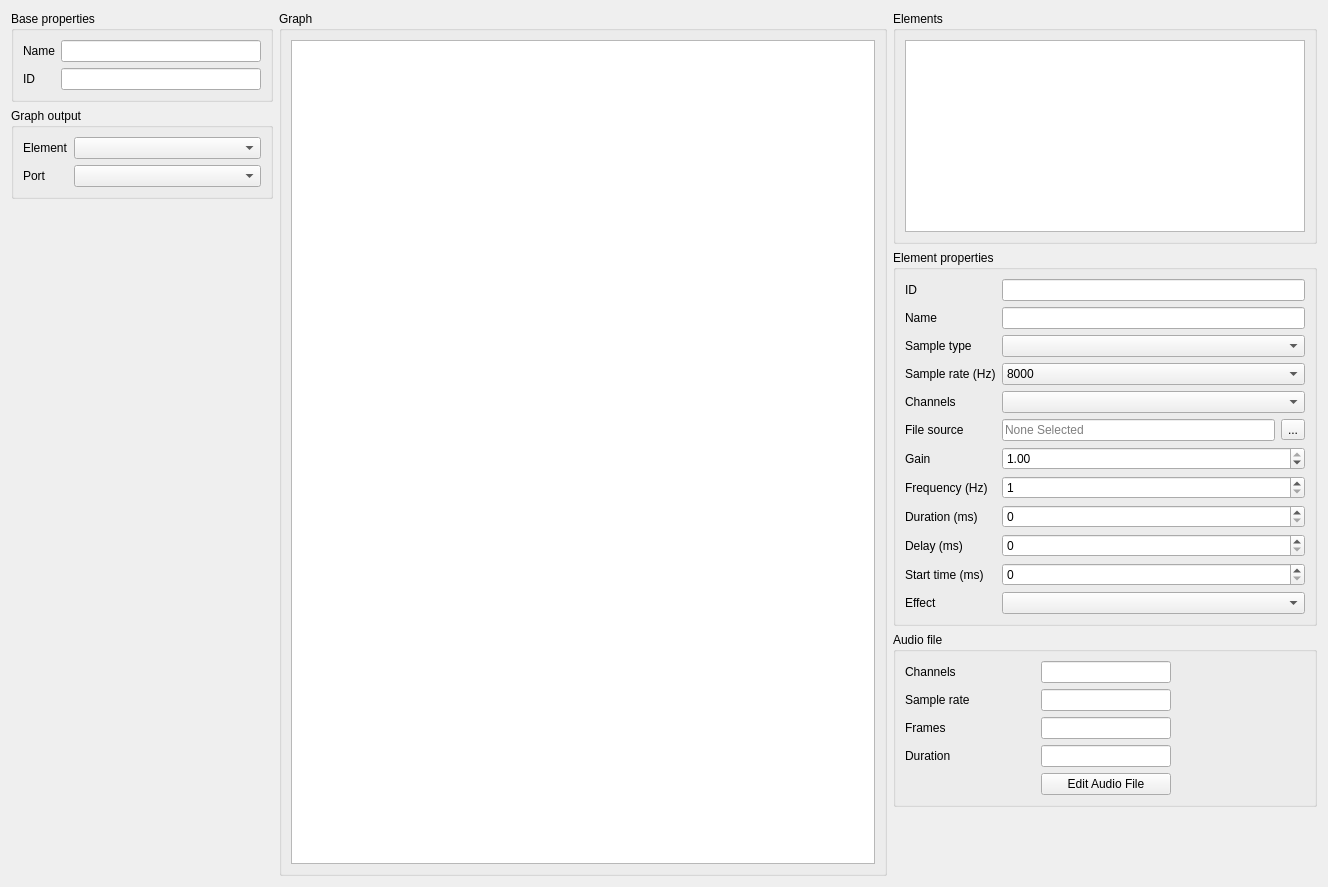
<?xml version="1.0" encoding="UTF-8"?>
<ui version="4.0">
 <class>AudioWidget</class>
 <widget class="QWidget" name="AudioWidget">
  <property name="geometry">
   <rect>
    <x>0</x>
    <y>0</y>
    <width>1328</width>
    <height>887</height>
   </rect>
  </property>
  <property name="windowTitle">
   <string>Audio</string>
  </property>
  <property name="windowIcon">
   <iconset resource="../resource/resource.qrc">
    <normaloff>:/16x16_ico_png/audio.png</normaloff>:/16x16_ico_png/audio.png</iconset>
  </property>
  <layout class="QHBoxLayout" name="horizontalLayout">
   <item>
    <layout class="QVBoxLayout" name="verticalLayout_3">
     <item>
      <widget class="QGroupBox" name="groupBox_2">
       <property name="title">
        <string>Base properties</string>
       </property>
       <layout class="QGridLayout" name="gridLayout">
        <item row="0" column="0">
         <widget class="QLabel" name="label_23">
          <property name="sizePolicy">
           <sizepolicy hsizetype="Maximum" vsizetype="Preferred">
            <horstretch>0</horstretch>
            <verstretch>0</verstretch>
           </sizepolicy>
          </property>
          <property name="text">
           <string>Name</string>
          </property>
         </widget>
        </item>
        <item row="0" column="1">
         <widget class="QLineEdit" name="graphName">
          <property name="sizePolicy">
           <sizepolicy hsizetype="Preferred" vsizetype="Fixed">
            <horstretch>0</horstretch>
            <verstretch>0</verstretch>
           </sizepolicy>
          </property>
          <property name="minimumSize">
           <size>
            <width>200</width>
            <height>0</height>
           </size>
          </property>
         </widget>
        </item>
        <item row="1" column="0">
         <widget class="QLabel" name="label_12">
          <property name="text">
           <string>ID</string>
          </property>
         </widget>
        </item>
        <item row="1" column="1">
         <widget class="QLineEdit" name="graphID">
          <property name="sizePolicy">
           <sizepolicy hsizetype="Preferred" vsizetype="Fixed">
            <horstretch>0</horstretch>
            <verstretch>0</verstretch>
           </sizepolicy>
          </property>
          <property name="readOnly">
           <bool>true</bool>
          </property>
         </widget>
        </item>
       </layout>
      </widget>
     </item>
     <item>
      <widget class="QGroupBox" name="groupBox_3">
       <property name="title">
        <string>Graph output</string>
       </property>
       <layout class="QGridLayout" name="gridLayout_3">
        <item row="0" column="0">
         <widget class="QLabel" name="label">
          <property name="sizePolicy">
           <sizepolicy hsizetype="Maximum" vsizetype="Preferred">
            <horstretch>0</horstretch>
            <verstretch>0</verstretch>
           </sizepolicy>
          </property>
          <property name="text">
           <string>Element</string>
          </property>
         </widget>
        </item>
        <item row="0" column="1">
         <widget class="QComboBox" name="outElem">
          <property name="placeholderText">
           <string>None Selected</string>
          </property>
         </widget>
        </item>
        <item row="1" column="0">
         <widget class="QLabel" name="label_2">
          <property name="text">
           <string>Port</string>
          </property>
         </widget>
        </item>
        <item row="1" column="1">
         <widget class="QComboBox" name="outPort">
          <property name="placeholderText">
           <string>None selected</string>
          </property>
         </widget>
        </item>
       </layout>
      </widget>
     </item>
     <item>
      <spacer name="verticalSpacer">
       <property name="orientation">
        <enum>Qt::Vertical</enum>
       </property>
       <property name="sizeHint" stdset="0">
        <size>
         <width>20</width>
         <height>40</height>
        </size>
       </property>
      </spacer>
     </item>
    </layout>
   </item>
   <item>
    <widget class="QGroupBox" name="groupBox">
     <property name="sizePolicy">
      <sizepolicy hsizetype="Preferred" vsizetype="Preferred">
       <horstretch>0</horstretch>
       <verstretch>0</verstretch>
      </sizepolicy>
     </property>
     <property name="title">
      <string>Graph</string>
     </property>
     <layout class="QVBoxLayout" name="verticalLayout">
      <item>
       <widget class="QGraphicsView" name="view">
        <property name="sizePolicy">
         <sizepolicy hsizetype="Expanding" vsizetype="Preferred">
          <horstretch>0</horstretch>
          <verstretch>0</verstretch>
         </sizepolicy>
        </property>
        <property name="contextMenuPolicy">
         <enum>Qt::CustomContextMenu</enum>
        </property>
        <property name="verticalScrollBarPolicy">
         <enum>Qt::ScrollBarAsNeeded</enum>
        </property>
        <property name="horizontalScrollBarPolicy">
         <enum>Qt::ScrollBarAsNeeded</enum>
        </property>
        <property name="sizeAdjustPolicy">
         <enum>QAbstractScrollArea::AdjustToContents</enum>
        </property>
        <property name="backgroundBrush">
         <brush brushstyle="NoBrush">
          <color alpha="255">
           <red>0</red>
           <green>0</green>
           <blue>0</blue>
          </color>
         </brush>
        </property>
        <property name="renderHints">
         <set>QPainter::Antialiasing|QPainter::HighQualityAntialiasing|QPainter::TextAntialiasing</set>
        </property>
        <property name="dragMode">
         <enum>QGraphicsView::NoDrag</enum>
        </property>
        <property name="transformationAnchor">
         <enum>QGraphicsView::NoAnchor</enum>
        </property>
        <property name="viewportUpdateMode">
         <enum>QGraphicsView::FullViewportUpdate</enum>
        </property>
       </widget>
      </item>
     </layout>
    </widget>
   </item>
   <item>
    <layout class="QVBoxLayout" name="verticalLayout_2">
     <item>
      <widget class="QGroupBox" name="textureMaps">
       <property name="enabled">
        <bool>true</bool>
       </property>
       <property name="sizePolicy">
        <sizepolicy hsizetype="Preferred" vsizetype="Preferred">
         <horstretch>0</horstretch>
         <verstretch>0</verstretch>
        </sizepolicy>
       </property>
       <property name="title">
        <string>Elements</string>
       </property>
       <layout class="QVBoxLayout" name="verticalLayout_6">
        <item>
         <widget class="QListWidget" name="elements">
          <property name="enabled">
           <bool>true</bool>
          </property>
          <property name="sizePolicy">
           <sizepolicy hsizetype="Preferred" vsizetype="Expanding">
            <horstretch>0</horstretch>
            <verstretch>0</verstretch>
           </sizepolicy>
          </property>
          <property name="minimumSize">
           <size>
            <width>400</width>
            <height>0</height>
           </size>
          </property>
          <property name="maximumSize">
           <size>
            <width>16777215</width>
            <height>16777215</height>
           </size>
          </property>
          <property name="contextMenuPolicy">
           <enum>Qt::CustomContextMenu</enum>
          </property>
          <property name="selectionMode">
           <enum>QAbstractItemView::ExtendedSelection</enum>
          </property>
          <property name="selectionBehavior">
           <enum>QAbstractItemView::SelectRows</enum>
          </property>
         </widget>
        </item>
       </layout>
      </widget>
     </item>
     <item>
      <widget class="QGroupBox" name="nodeProperties">
       <property name="enabled">
        <bool>true</bool>
       </property>
       <property name="sizePolicy">
        <sizepolicy hsizetype="Preferred" vsizetype="Preferred">
         <horstretch>0</horstretch>
         <verstretch>0</verstretch>
        </sizepolicy>
       </property>
       <property name="minimumSize">
        <size>
         <width>0</width>
         <height>0</height>
        </size>
       </property>
       <property name="title">
        <string>Element properties</string>
       </property>
       <layout class="QVBoxLayout" name="verticalLayout_9">
        <item>
         <layout class="QGridLayout" name="gridLayout_2">
          <item row="0" column="1">
           <widget class="QLineEdit" name="elemID">
            <property name="sizePolicy">
             <sizepolicy hsizetype="Minimum" vsizetype="Fixed">
              <horstretch>0</horstretch>
              <verstretch>0</verstretch>
             </sizepolicy>
            </property>
            <property name="minimumSize">
             <size>
              <width>300</width>
              <height>0</height>
             </size>
            </property>
            <property name="readOnly">
             <bool>true</bool>
            </property>
           </widget>
          </item>
          <item row="7" column="1">
           <widget class="QSpinBox" name="frequency">
            <property name="minimum">
             <number>1</number>
            </property>
            <property name="maximum">
             <number>22000</number>
            </property>
            <property name="stepType">
             <enum>QAbstractSpinBox::AdaptiveDecimalStepType</enum>
            </property>
           </widget>
          </item>
          <item row="7" column="0">
           <widget class="QLabel" name="lblFrequency">
            <property name="text">
             <string>Frequency (Hz)</string>
            </property>
           </widget>
          </item>
          <item row="1" column="1">
           <widget class="QLineEdit" name="elemName">
            <property name="sizePolicy">
             <sizepolicy hsizetype="Preferred" vsizetype="Fixed">
              <horstretch>0</horstretch>
              <verstretch>0</verstretch>
             </sizepolicy>
            </property>
           </widget>
          </item>
          <item row="12" column="1">
           <widget class="QComboBox" name="effect"/>
          </item>
          <item row="0" column="0">
           <widget class="QLabel" name="label_14">
            <property name="sizePolicy">
             <sizepolicy hsizetype="Maximum" vsizetype="Preferred">
              <horstretch>0</horstretch>
              <verstretch>0</verstretch>
             </sizepolicy>
            </property>
            <property name="text">
             <string>ID</string>
            </property>
           </widget>
          </item>
          <item row="6" column="1">
           <widget class="QDoubleSpinBox" name="gainValue">
            <property name="sizePolicy">
             <sizepolicy hsizetype="Preferred" vsizetype="Fixed">
              <horstretch>0</horstretch>
              <verstretch>0</verstretch>
             </sizepolicy>
            </property>
            <property name="maximum">
             <double>1.000000000000000</double>
            </property>
            <property name="stepType">
             <enum>QAbstractSpinBox::AdaptiveDecimalStepType</enum>
            </property>
            <property name="value">
             <double>1.000000000000000</double>
            </property>
           </widget>
          </item>
          <item row="8" column="1">
           <widget class="QSpinBox" name="duration">
            <property name="minimum">
             <number>0</number>
            </property>
            <property name="maximum">
             <number>10000</number>
            </property>
            <property name="stepType">
             <enum>QAbstractSpinBox::AdaptiveDecimalStepType</enum>
            </property>
            <property name="value">
             <number>0</number>
            </property>
           </widget>
          </item>
          <item row="3" column="0">
           <widget class="QLabel" name="lblSampleRate">
            <property name="text">
             <string>Sample rate (Hz)</string>
            </property>
           </widget>
          </item>
          <item row="4" column="0">
           <widget class="QLabel" name="lblChannels">
            <property name="text">
             <string>Channels</string>
            </property>
           </widget>
          </item>
          <item row="10" column="1">
           <widget class="QSpinBox" name="delay">
            <property name="minimum">
             <number>0</number>
            </property>
            <property name="maximum">
             <number>10000</number>
            </property>
            <property name="stepType">
             <enum>QAbstractSpinBox::AdaptiveDecimalStepType</enum>
            </property>
            <property name="value">
             <number>0</number>
            </property>
           </widget>
          </item>
          <item row="10" column="0">
           <widget class="QLabel" name="label_5">
            <property name="text">
             <string>Delay (ms)</string>
            </property>
           </widget>
          </item>
          <item row="2" column="0">
           <widget class="QLabel" name="lblSampleType">
            <property name="sizePolicy">
             <sizepolicy hsizetype="Maximum" vsizetype="Preferred">
              <horstretch>0</horstretch>
              <verstretch>0</verstretch>
             </sizepolicy>
            </property>
            <property name="text">
             <string>Sample type</string>
            </property>
           </widget>
          </item>
          <item row="6" column="0">
           <widget class="QLabel" name="lblGain">
            <property name="text">
             <string>Gain</string>
            </property>
           </widget>
          </item>
          <item row="5" column="0">
           <widget class="QLabel" name="lblFileSource">
            <property name="text">
             <string>File source</string>
            </property>
           </widget>
          </item>
          <item row="2" column="1">
           <widget class="QComboBox" name="sampleType">
            <property name="sizePolicy">
             <sizepolicy hsizetype="Preferred" vsizetype="Fixed">
              <horstretch>0</horstretch>
              <verstretch>0</verstretch>
             </sizepolicy>
            </property>
           </widget>
          </item>
          <item row="4" column="1">
           <widget class="QComboBox" name="channels"/>
          </item>
          <item row="1" column="0">
           <widget class="QLabel" name="label_3">
            <property name="sizePolicy">
             <sizepolicy hsizetype="Preferred" vsizetype="Preferred">
              <horstretch>0</horstretch>
              <verstretch>0</verstretch>
             </sizepolicy>
            </property>
            <property name="text">
             <string>Name</string>
            </property>
           </widget>
          </item>
          <item row="5" column="1">
           <layout class="QHBoxLayout" name="horizontalLayout_2">
            <item>
             <widget class="QLineEdit" name="fileSource">
              <property name="sizePolicy">
               <sizepolicy hsizetype="Preferred" vsizetype="Fixed">
                <horstretch>0</horstretch>
                <verstretch>0</verstretch>
               </sizepolicy>
              </property>
              <property name="readOnly">
               <bool>true</bool>
              </property>
              <property name="placeholderText">
               <string>None Selected</string>
              </property>
             </widget>
            </item>
            <item>
             <widget class="QToolButton" name="btnSelectFile">
              <property name="sizePolicy">
               <sizepolicy hsizetype="Maximum" vsizetype="Fixed">
                <horstretch>0</horstretch>
                <verstretch>0</verstretch>
               </sizepolicy>
              </property>
              <property name="text">
               <string>...</string>
              </property>
             </widget>
            </item>
           </layout>
          </item>
          <item row="3" column="1">
           <widget class="QComboBox" name="sampleRate">
            <item>
             <property name="text">
              <string>8000</string>
             </property>
            </item>
            <item>
             <property name="text">
              <string>16000</string>
             </property>
            </item>
            <item>
             <property name="text">
              <string>44100</string>
             </property>
            </item>
           </widget>
          </item>
          <item row="8" column="0">
           <widget class="QLabel" name="label_4">
            <property name="text">
             <string>Duration (ms)</string>
            </property>
           </widget>
          </item>
          <item row="11" column="1">
           <widget class="QSpinBox" name="time">
            <property name="minimum">
             <number>0</number>
            </property>
            <property name="maximum">
             <number>10000</number>
            </property>
            <property name="stepType">
             <enum>QAbstractSpinBox::AdaptiveDecimalStepType</enum>
            </property>
            <property name="value">
             <number>0</number>
            </property>
           </widget>
          </item>
          <item row="11" column="0">
           <widget class="QLabel" name="label_6">
            <property name="text">
             <string>Start time (ms)</string>
            </property>
           </widget>
          </item>
          <item row="12" column="0">
           <widget class="QLabel" name="label_7">
            <property name="text">
             <string>Effect</string>
            </property>
           </widget>
          </item>
         </layout>
        </item>
       </layout>
      </widget>
     </item>
     <item>
      <widget class="QGroupBox" name="audioFile">
       <property name="title">
        <string>Audio file</string>
       </property>
       <layout class="QHBoxLayout" name="horizontalLayout_3">
        <item>
         <layout class="QGridLayout" name="gridLayout_4">
          <item row="0" column="1">
           <widget class="QLineEdit" name="afChannels">
            <property name="sizePolicy">
             <sizepolicy hsizetype="Minimum" vsizetype="Fixed">
              <horstretch>0</horstretch>
              <verstretch>0</verstretch>
             </sizepolicy>
            </property>
            <property name="readOnly">
             <bool>true</bool>
            </property>
           </widget>
          </item>
          <item row="3" column="1">
           <widget class="QLineEdit" name="afDuration">
            <property name="sizePolicy">
             <sizepolicy hsizetype="Minimum" vsizetype="Fixed">
              <horstretch>0</horstretch>
              <verstretch>0</verstretch>
             </sizepolicy>
            </property>
            <property name="readOnly">
             <bool>true</bool>
            </property>
           </widget>
          </item>
          <item row="0" column="0">
           <widget class="QLabel" name="label_36">
            <property name="text">
             <string>Channels</string>
            </property>
           </widget>
          </item>
          <item row="1" column="1">
           <widget class="QLineEdit" name="afSampleRate">
            <property name="sizePolicy">
             <sizepolicy hsizetype="Minimum" vsizetype="Fixed">
              <horstretch>0</horstretch>
              <verstretch>0</verstretch>
             </sizepolicy>
            </property>
            <property name="readOnly">
             <bool>true</bool>
            </property>
           </widget>
          </item>
          <item row="2" column="1">
           <widget class="QLineEdit" name="afFrames">
            <property name="sizePolicy">
             <sizepolicy hsizetype="Minimum" vsizetype="Fixed">
              <horstretch>0</horstretch>
              <verstretch>0</verstretch>
             </sizepolicy>
            </property>
            <property name="readOnly">
             <bool>true</bool>
            </property>
           </widget>
          </item>
          <item row="1" column="0">
           <widget class="QLabel" name="label_37">
            <property name="text">
             <string>Sample rate</string>
            </property>
           </widget>
          </item>
          <item row="3" column="0">
           <widget class="QLabel" name="label_38">
            <property name="text">
             <string>Duration</string>
            </property>
           </widget>
          </item>
          <item row="2" column="0">
           <widget class="QLabel" name="label_39">
            <property name="text">
             <string>Frames</string>
            </property>
           </widget>
          </item>
          <item row="4" column="1">
           <widget class="QPushButton" name="btnEditFile">
            <property name="text">
             <string>Edit Audio File</string>
            </property>
           </widget>
          </item>
         </layout>
        </item>
        <item>
         <widget class="QLabel" name="texturePreview">
          <property name="minimumSize">
           <size>
            <width>128</width>
            <height>128</height>
           </size>
          </property>
          <property name="maximumSize">
           <size>
            <width>128</width>
            <height>128</height>
           </size>
          </property>
          <property name="text">
           <string/>
          </property>
          <property name="pixmap">
           <pixmap resource="../resource/resource.qrc">:/music.png</pixmap>
          </property>
         </widget>
        </item>
       </layout>
      </widget>
     </item>
     <item>
      <spacer name="verticalSpacer_3">
       <property name="orientation">
        <enum>Qt::Vertical</enum>
       </property>
       <property name="sizeHint" stdset="0">
        <size>
         <width>20</width>
         <height>40</height>
        </size>
       </property>
      </spacer>
     </item>
    </layout>
   </item>
  </layout>
  <action name="actionPlay">
   <property name="icon">
    <iconset resource="../resource/resource.qrc">
     <normaloff>:/32x32_ico_png/play.png</normaloff>:/32x32_ico_png/play.png</iconset>
   </property>
   <property name="text">
    <string>Play</string>
   </property>
   <property name="toolTip">
    <string>Play</string>
   </property>
   <property name="shortcut">
    <string>F5</string>
   </property>
  </action>
  <action name="actionStop">
   <property name="icon">
    <iconset resource="../resource/resource.qrc">
     <normaloff>:/32x32_ico_png/stop.png</normaloff>:/32x32_ico_png/stop.png</iconset>
   </property>
   <property name="text">
    <string>Stop</string>
   </property>
   <property name="toolTip">
    <string>Stop</string>
   </property>
   <property name="shortcut">
    <string>Esc</string>
   </property>
  </action>
  <action name="actionPause">
   <property name="icon">
    <iconset resource="../resource/resource.qrc">
     <normaloff>:/32x32_ico_png/pause.png</normaloff>:/32x32_ico_png/pause.png</iconset>
   </property>
   <property name="text">
    <string>Pause</string>
   </property>
   <property name="toolTip">
    <string>Pause</string>
   </property>
   <property name="shortcut">
    <string>F7</string>
   </property>
  </action>
  <action name="actionSave">
   <property name="icon">
    <iconset resource="../resource/resource.qrc">
     <normaloff>:/32x32_ico_png/save.png</normaloff>:/32x32_ico_png/save.png</iconset>
   </property>
   <property name="text">
    <string>Save</string>
   </property>
   <property name="toolTip">
    <string>Save changes</string>
   </property>
   <property name="shortcut">
    <string>Ctrl+S</string>
   </property>
  </action>
  <action name="actionDelete">
   <property name="icon">
    <iconset resource="../resource/resource.qrc">
     <normaloff>:/16x16_ico_png/delete.png</normaloff>:/16x16_ico_png/delete.png</iconset>
   </property>
   <property name="text">
    <string>Delete</string>
   </property>
   <property name="shortcut">
    <string>Del</string>
   </property>
  </action>
  <action name="actionUnlink">
   <property name="icon">
    <iconset resource="../resource/resource.qrc">
     <normaloff>:/16x16_ico_png/unlink.png</normaloff>:/16x16_ico_png/unlink.png</iconset>
   </property>
   <property name="text">
    <string>Unlink</string>
   </property>
   <property name="toolTip">
    <string>Unlink all ports</string>
   </property>
  </action>
  <action name="actionAddInputPort">
   <property name="icon">
    <iconset resource="../resource/resource.qrc">
     <normaloff>:/16x16_ico_png/add.png</normaloff>:/16x16_ico_png/add.png</iconset>
   </property>
   <property name="text">
    <string>Add</string>
   </property>
   <property name="toolTip">
    <string>Add input port</string>
   </property>
  </action>
  <action name="actionRemoveInputPort">
   <property name="icon">
    <iconset resource="../resource/resource.qrc">
     <normaloff>:/16x16_ico_png/delete.png</normaloff>:/16x16_ico_png/delete.png</iconset>
   </property>
   <property name="text">
    <string>Remove</string>
   </property>
   <property name="toolTip">
    <string>Remove input port</string>
   </property>
  </action>
 </widget>
 <tabstops>
  <tabstop>graphName</tabstop>
  <tabstop>graphID</tabstop>
  <tabstop>outElem</tabstop>
  <tabstop>outPort</tabstop>
  <tabstop>view</tabstop>
  <tabstop>elements</tabstop>
  <tabstop>elemID</tabstop>
  <tabstop>elemName</tabstop>
  <tabstop>sampleType</tabstop>
  <tabstop>sampleRate</tabstop>
  <tabstop>channels</tabstop>
  <tabstop>fileSource</tabstop>
  <tabstop>btnSelectFile</tabstop>
  <tabstop>gainValue</tabstop>
  <tabstop>frequency</tabstop>
  <tabstop>duration</tabstop>
  <tabstop>delay</tabstop>
  <tabstop>time</tabstop>
  <tabstop>effect</tabstop>
  <tabstop>afChannels</tabstop>
  <tabstop>afSampleRate</tabstop>
  <tabstop>afFrames</tabstop>
  <tabstop>afDuration</tabstop>
  <tabstop>btnEditFile</tabstop>
 </tabstops>
 <resources>
  <include location="../resource/resource.qrc"/>
 </resources>
 <connections/>
</ui>
